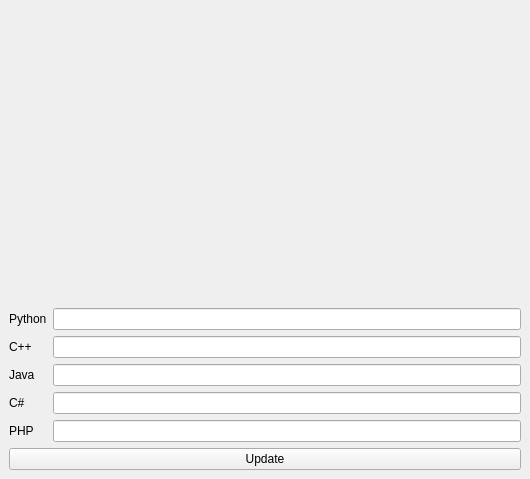
<?xml version="1.0" encoding="UTF-8"?>
<ui version="4.0">
 <class>MainWindow</class>
 <widget class="QMainWindow" name="MainWindow">
  <property name="geometry">
   <rect>
    <x>0</x>
    <y>0</y>
    <width>530</width>
    <height>479</height>
   </rect>
  </property>
  <property name="windowTitle">
   <string>MainWindow</string>
  </property>
  <widget class="QWidget" name="centralwidget">
   <layout class="QVBoxLayout" name="verticalLayout">
    <item>
     <widget class="QGraphicsView" name="graphicsView">
      <property name="styleSheet">
       <string notr="true">background-color: transparent;
border: 0px;</string>
      </property>
     </widget>
    </item>
    <item>
     <layout class="QGridLayout" name="gridLayout_2">
      <item row="0" column="0">
       <widget class="QLabel" name="label">
        <property name="text">
         <string>Python</string>
        </property>
       </widget>
      </item>
      <item row="2" column="0">
       <widget class="QLabel" name="label_3">
        <property name="text">
         <string>Java</string>
        </property>
       </widget>
      </item>
      <item row="1" column="0">
       <widget class="QLabel" name="label_2">
        <property name="text">
         <string>C++</string>
        </property>
       </widget>
      </item>
      <item row="3" column="0">
       <widget class="QLabel" name="label_4">
        <property name="text">
         <string>C#</string>
        </property>
       </widget>
      </item>
      <item row="4" column="0">
       <widget class="QLabel" name="label_5">
        <property name="text">
         <string>PHP</string>
        </property>
       </widget>
      </item>
      <item row="0" column="1">
       <widget class="QLineEdit" name="lineEdit"/>
      </item>
      <item row="1" column="1">
       <widget class="QLineEdit" name="lineEdit_2"/>
      </item>
      <item row="2" column="1">
       <widget class="QLineEdit" name="lineEdit_3"/>
      </item>
      <item row="3" column="1">
       <widget class="QLineEdit" name="lineEdit_4"/>
      </item>
      <item row="4" column="1">
       <widget class="QLineEdit" name="lineEdit_5"/>
      </item>
     </layout>
    </item>
    <item>
     <widget class="QPushButton" name="pushButton">
      <property name="text">
       <string>Update</string>
      </property>
     </widget>
    </item>
   </layout>
  </widget>
 </widget>
 <resources/>
 <connections/>
</ui>
